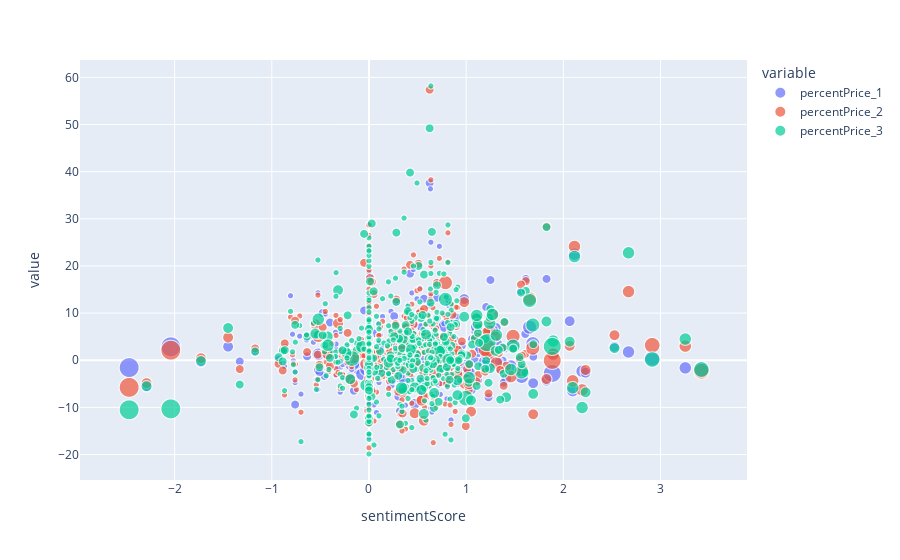

Source (notebook cell):
### Code cell
fig = px.scatter(model_tesla_df_sum, x="sentimentScore", y=["percentPrice_1","percentPrice_2","percentPrice_3"], size = 'tweetID')

fig.show()

### Figure 1 — Plotly figure (JSON) as saved in the notebook; plotly's stock layout.template omitted (floating-point values rounded to 4 significant figures; data arrays with more than 128 entries replaced by an {"elided": "..."} marker saying what was removed)
{"data": [{"hovertemplate": "variable=percentPrice_1<br>sentimentScore=%{x}<br>value=%{y}<br>tweetID=%{marker.size}<extra></extra>", "legendgroup": "percentPrice_1", "marker": {"color": "#636efa", "size": {"elided": "568 int values"}, "sizemode": "area", "sizeref": 0.025, "symbol": "circle"}, "mode": "markers", "name": "percentPrice_1", "showlegend": true, "type": "scattergl", "x": {"elided": "568 float values"}, "xaxis": "x", "y": {"elided": "568 float values"}, "yaxis": "y"}, {"hovertemplate": "variable=percentPrice_2<br>sentimentScore=%{x}<br>value=%{y}<br>tweetID=%{marker.size}<extra></extra>", "legendgroup": "percentPrice_2", "marker": {"color": "#EF553B", "size": {"elided": "568 int values"}, "sizemode": "area", "sizeref": 0.025, "symbol": "circle"}, "mode": "markers", "name": "percentPrice_2", "showlegend": true, "type": "scattergl", "x": {"elided": "568 float values"}, "xaxis": "x", "y": {"elided": "568 float values"}, "yaxis": "y"}, {"hovertemplate": "variable=percentPrice_3<br>sentimentScore=%{x}<br>value=%{y}<br>tweetID=%{marker.size}<extra></extra>", "legendgroup": "percentPrice_3", "marker": {"color": "#00cc96", "size": {"elided": "568 int values"}, "sizemode": "area", "sizeref": 0.025, "symbol": "circle"}, "mode": "markers", "name": "percentPrice_3", "showlegend": true, "type": "scattergl", "x": {"elided": "568 float values"}, "xaxis": "x", "y": {"elided": "568 float values"}, "yaxis": "y"}], "layout": {"legend": {"itemsizing": "constant", "title": {"text": "variable"}, "tracegroupgap": 0}, "margin": {"t": 60}, "xaxis": {"anchor": "y", "domain": [0, 1], "title": {"text": "sentimentScore"}}, "yaxis": {"anchor": "x", "domain": [0, 1], "title": {"text": "value"}}}}
